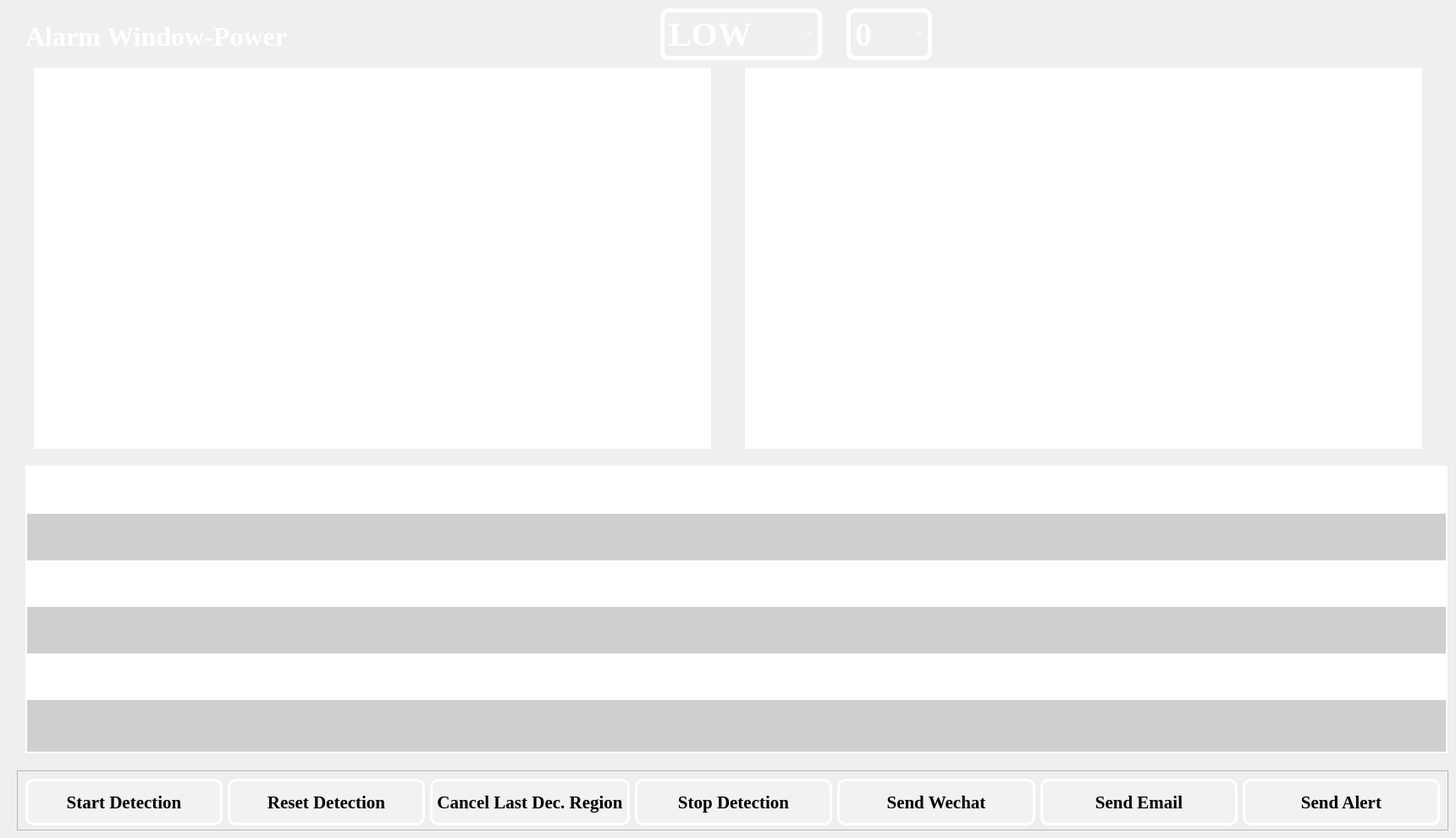
    <widget class="QWidget" name="page_7">
     <widget class="QLabel" name="label_8">
      <property name="geometry">
       <rect>
        <x>30</x>
        <y>20</y>
        <width>401</width>
        <height>45</height>
       </rect>
      </property>
      <property name="font">
       <font>
        <family>Times New Roman</family>
        <pointsize>24</pointsize>
        <weight>75</weight>
        <italic>false</italic>
        <bold>true</bold>
       </font>
      </property>
      <property name="styleSheet">
       <string notr="true">font: bold 24pt &quot;Times New Roman&quot;;
color: rgb(255, 255, 255);</string>
      </property>
      <property name="text">
       <string>Alarm Window-Power</string>
      </property>
     </widget>
     <widget class="QTableWidget" name="tableWidget_5">
      <property name="geometry">
       <rect>
        <x>30</x>
        <y>550</y>
        <width>1680</width>
        <height>340</height>
       </rect>
      </property>
      <property name="styleSheet">
       <string notr="true">QTableWidget {
    background-color: white;      /* 白色背景 */
    border: 2px solid white;      /* 白色边框 */
    border-radius: 0px;           /* 直角边框 */
	font: 13pt &quot;Times New Roman&quot;;
color:black;
}
QHeaderView::section {
    background-color: #2f5597;
    color: white;
padding:10px;
	font: bold 12pt &quot;Times New Roman&quot;;
gridline-color: #2f5597;
}
QTableView {
background-color:#white;    
alternate-background-color: #cfcfcf;
gridline-color: #a6a6a6;
text-align: center;
}
/* 强制覆盖角按钮样式 */
QTableWidget QTableCornerButton::section {
    background-color: #2f5597 !important;
}</string>
      </property>
      <property name="alternatingRowColors">
       <bool>true</bool>
      </property>
      <property name="showGrid">
       <bool>false</bool>
      </property>
      <property name="wordWrap">
       <bool>true</bool>
      </property>
      <property name="rowCount">
       <number>6</number>
      </property>
      <property name="columnCount">
       <number>4</number>
      </property>
      <attribute name="horizontalHeaderVisible">
       <bool>false</bool>
      </attribute>
      <attribute name="horizontalHeaderCascadingSectionResizes">
       <bool>false</bool>
      </attribute>
      <attribute name="horizontalHeaderMinimumSectionSize">
       <number>100</number>
      </attribute>
      <attribute name="horizontalHeaderDefaultSectionSize">
       <number>200</number>
      </attribute>
      <attribute name="horizontalHeaderShowSortIndicator" stdset="0">
       <bool>false</bool>
      </attribute>
      <attribute name="horizontalHeaderStretchLastSection">
       <bool>true</bool>
      </attribute>
      <attribute name="verticalHeaderVisible">
       <bool>false</bool>
      </attribute>
      <attribute name="verticalHeaderCascadingSectionResizes">
       <bool>false</bool>
      </attribute>
      <attribute name="verticalHeaderMinimumSectionSize">
       <number>50</number>
      </attribute>
      <attribute name="verticalHeaderDefaultSectionSize">
       <number>55</number>
      </attribute>
      <attribute name="verticalHeaderHighlightSections">
       <bool>true</bool>
      </attribute>
      <attribute name="verticalHeaderShowSortIndicator" stdset="0">
       <bool>false</bool>
      </attribute>
      <attribute name="verticalHeaderStretchLastSection">
       <bool>true</bool>
      </attribute>
      <row/>
      <row/>
      <row/>
      <row/>
      <row/>
      <row/>
      <column>
       <property name="text">
        <string>Date/Time</string>
       </property>
      </column>
      <column>
       <property name="text">
        <string>ID</string>
       </property>
      </column>
      <column>
       <property name="text">
        <string>Description</string>
       </property>
      </column>
      <column>
       <property name="text">
        <string>Status</string>
       </property>
      </column>
      <item row="0" column="0">
       <property name="text">
        <string/>
       </property>
      </item>
      <item row="0" column="1">
       <property name="text">
        <string/>
       </property>
      </item>
      <item row="1" column="1">
       <property name="text">
        <string/>
       </property>
      </item>
      <item row="2" column="1">
       <property name="text">
        <string/>
       </property>
      </item>
      <item row="3" column="1">
       <property name="text">
        <string/>
       </property>
      </item>
      <item row="4" column="1">
       <property name="text">
        <string/>
       </property>
      </item>
      <item row="5" column="1">
       <property name="text">
        <string/>
       </property>
      </item>
     </widget>
     <widget class="QFrame" name="frame_24">
      <property name="geometry">
       <rect>
        <x>880</x>
        <y>80</y>
        <width>800</width>
        <height>450</height>
       </rect>
      </property>
      <property name="styleSheet">
       <string notr="true">#frame_24{
 border-radius: 0px;           /* 直角边框 */
	background-color: rgb(255, 255, 255);
}</string>
      </property>
      <property name="frameShape">
       <enum>QFrame::StyledPanel</enum>
      </property>
      <property name="frameShadow">
       <enum>QFrame::Raised</enum>
      </property>
     </widget>
     <widget class="QFrame" name="frame_25">
      <property name="geometry">
       <rect>
        <x>40</x>
        <y>80</y>
        <width>800</width>
        <height>450</height>
       </rect>
      </property>
      <property name="styleSheet">
       <string notr="true">#frame_25{
 border-radius: 0px;           /* 直角边框 */
	background-color: rgb(255, 255, 255);
}</string>
      </property>
      <property name="frameShape">
       <enum>QFrame::StyledPanel</enum>
      </property>
      <property name="frameShadow">
       <enum>QFrame::Raised</enum>
      </property>
     </widget>
     <widget class="QFrame" name="frame_28">
      <property name="geometry">
       <rect>
        <x>20</x>
        <y>910</y>
        <width>1691</width>
        <height>71</height>
       </rect>
      </property>
      <property name="font">
       <font>
        <family>Times New Roman</family>
        <pointsize>16</pointsize>
       </font>
      </property>
      <property name="frameShape">
       <enum>QFrame::StyledPanel</enum>
      </property>
      <property name="frameShadow">
       <enum>QFrame::Raised</enum>
      </property>
      <layout class="QHBoxLayout" name="horizontalLayout_8">
       <item>
        <widget class="QPushButton" name="pushButton_46">
         <property name="minimumSize">
          <size>
           <width>0</width>
           <height>55</height>
          </size>
         </property>
         <property name="font">
          <font>
           <family>Times New Roman</family>
           <pointsize>16</pointsize>
           <weight>75</weight>
           <bold>true</bold>
          </font>
         </property>
         <property name="styleSheet">
          <string notr="true">
QPushButton {
    padding: 5px;
    border: 3px solid rgb(255, 255, 255);
    border-radius: 10px;
color:black;
	background-color: #f2f2f2;
}
/* 鼠标悬停效果 */
QPushButton:hover {
    background: rgb(190, 199, 211);

}

/* 按下效果 */
QPushButton:pressed {
   background: #4B6C8A;
}</string>
         </property>
         <property name="text">
          <string>Start Detection</string>
         </property>
        </widget>
       </item>
       <item>
        <widget class="QPushButton" name="pushButton_47">
         <property name="minimumSize">
          <size>
           <width>0</width>
           <height>55</height>
          </size>
         </property>
         <property name="font">
          <font>
           <family>Times New Roman</family>
           <pointsize>16</pointsize>
           <weight>75</weight>
           <bold>true</bold>
          </font>
         </property>
         <property name="styleSheet">
          <string notr="true">
QPushButton {
    padding: 5px;
    border: 3px solid rgb(255, 255, 255);
    border-radius: 10px;
color:black;
	background-color: #f2f2f2;
}
/* 鼠标悬停效果 */
QPushButton:hover {
    background: rgb(190, 199, 211);

}

/* 按下效果 */
QPushButton:pressed {
   background: #4B6C8A;
}</string>
         </property>
         <property name="text">
          <string>Reset Detection</string>
         </property>
        </widget>
       </item>
       <item>
        <widget class="QPushButton" name="pushButton_48">
         <property name="minimumSize">
          <size>
           <width>0</width>
           <height>55</height>
          </size>
         </property>
         <property name="font">
          <font>
           <family>Times New Roman</family>
           <pointsize>16</pointsize>
           <weight>75</weight>
           <bold>true</bold>
          </font>
         </property>
         <property name="styleSheet">
          <string notr="true">
QPushButton {
    padding: 5px;
    border: 3px solid rgb(255, 255, 255);
    border-radius: 10px;
color:black;
	background-color: #f2f2f2;
}
/* 鼠标悬停效果 */
QPushButton:hover {
    background: rgb(190, 199, 211);

}

/* 按下效果 */
QPushButton:pressed {
   background: #4B6C8A;
}</string>
         </property>
         <property name="text">
          <string>Cancel Last Dec. Region</string>
         </property>
        </widget>
       </item>
       <item>
        <widget class="QPushButton" name="pushButton_49">
         <property name="minimumSize">
          <size>
           <width>0</width>
           <height>55</height>
          </size>
         </property>
         <property name="font">
          <font>
           <family>Times New Roman</family>
           <pointsize>16</pointsize>
           <weight>75</weight>
           <bold>true</bold>
          </font>
         </property>
         <property name="styleSheet">
          <string notr="true">
QPushButton {
    padding: 5px;
    border: 3px solid rgb(255, 255, 255);
    border-radius: 10px;
color:black;
	background-color: #f2f2f2;
}
/* 鼠标悬停效果 */
QPushButton:hover {
    background: rgb(190, 199, 211);

}

/* 按下效果 */
QPushButton:pressed {
   background: #4B6C8A;
}</string>
         </property>
         <property name="text">
          <string>Stop Detection</string>
         </property>
        </widget>
       </item>
       <item>
        <widget class="QPushButton" name="pushButton_50">
         <property name="minimumSize">
          <size>
           <width>0</width>
           <height>55</height>
          </size>
         </property>
         <property name="font">
          <font>
           <family>Times New Roman</family>
           <pointsize>16</pointsize>
           <weight>75</weight>
           <bold>true</bold>
          </font>
         </property>
         <property name="styleSheet">
          <string notr="true">
QPushButton {
    padding: 5px;
    border: 3px solid rgb(255, 255, 255);
    border-radius: 10px;
color:black;
	background-color: #f2f2f2;
}
/* 鼠标悬停效果 */
QPushButton:hover {
    background: rgb(190, 199, 211);

}

/* 按下效果 */
QPushButton:pressed {
   background: #4B6C8A;
}</string>
         </property>
         <property name="text">
          <string>Send Wechat</string>
         </property>
        </widget>
       </item>
       <item>
        <widget class="QPushButton" name="pushButton_51">
         <property name="minimumSize">
          <size>
           <width>0</width>
           <height>55</height>
          </size>
         </property>
         <property name="font">
          <font>
           <family>Times New Roman</family>
           <pointsize>16</pointsize>
           <weight>75</weight>
           <bold>true</bold>
          </font>
         </property>
         <property name="styleSheet">
          <string notr="true">
QPushButton {
    padding: 5px;
    border: 3px solid rgb(255, 255, 255);
    border-radius: 10px;
color:black;
	background-color: #f2f2f2;
}
/* 鼠标悬停效果 */
QPushButton:hover {
    background: rgb(190, 199, 211);

}

/* 按下效果 */
QPushButton:pressed {
   background: #4B6C8A;
}</string>
         </property>
         <property name="text">
          <string>Send Email</string>
         </property>
        </widget>
       </item>
       <item>
        <widget class="QPushButton" name="pushButton_52">
         <property name="minimumSize">
          <size>
           <width>0</width>
           <height>55</height>
          </size>
         </property>
         <property name="font">
          <font>
           <family>Times New Roman</family>
           <pointsize>16</pointsize>
           <weight>75</weight>
           <bold>true</bold>
          </font>
         </property>
         <property name="styleSheet">
          <string notr="true">
QPushButton {
    padding: 5px;
    border: 3px solid rgb(255, 255, 255);
    border-radius: 10px;
color:black;
	background-color: #f2f2f2;
}
/* 鼠标悬停效果 */
QPushButton:hover {
    background: rgb(190, 199, 211);

}

/* 按下效果 */
QPushButton:pressed {
   background: #4B6C8A;
}</string>
         </property>
         <property name="text">
          <string>Send Alert</string>
         </property>
        </widget>
       </item>
      </layout>
     </widget>
     <widget class="QComboBox" name="comboBox_26">
      <property name="geometry">
       <rect>
        <x>780</x>
        <y>10</y>
        <width>191</width>
        <height>61</height>
       </rect>
      </property>
      <property name="font">
       <font>
        <family>Times New Roman</family>
        <pointsize>30</pointsize>
        <weight>75</weight>
        <bold>true</bold>
       </font>
      </property>
      <property name="styleSheet">
       <string notr="true">
QComboBox {
    padding: 5px;
    border: 5px solid rgb(255, 255, 255);
    border-radius: 10px;
background-color:transparent;
color:rgb(255, 255, 255)
}
QComboBox::drop-down {
    width: 20px;  /* 下拉箭头宽度 */
}</string>
      </property>
      <item>
       <property name="text">
        <string>LOW</string>
       </property>
      </item>
      <item>
       <property name="text">
        <string>SHS</string>
       </property>
      </item>
      <item>
       <property name="text">
        <string>KOT</string>
       </property>
      </item>
      <item>
       <property name="text">
        <string>UNI</string>
       </property>
      </item>
      <item>
       <property name="text">
        <string>TAP</string>
       </property>
      </item>
      <item>
       <property name="text">
        <string>ADM</string>
       </property>
      </item>
      <item>
       <property name="text">
        <string>EXC</string>
       </property>
      </item>
      <item>
       <property name="text">
        <string>NHUH</string>
       </property>
      </item>
      <item>
       <property name="text">
        <string>MKK</string>
       </property>
      </item>
      <item>
       <property name="text">
        <string>TAW</string>
       </property>
      </item>
      <item>
       <property name="text">
        <string>SHT</string>
       </property>
      </item>
      <item>
       <property name="text">
        <string>FOT</string>
       </property>
      </item>
      <item>
       <property name="text">
        <string>FAN</string>
       </property>
      </item>
      <item>
       <property name="text">
        <string>LMC</string>
       </property>
      </item>
      <item>
       <property name="text">
        <string>HUH</string>
       </property>
      </item>
      <item>
       <property name="text">
        <string>RAC</string>
       </property>
      </item>
      <item>
       <property name="text">
        <string>TWO</string>
       </property>
      </item>
     </widget>
     <widget class="QPushButton" name="pushButton_60">
      <property name="geometry">
       <rect>
        <x>1630</x>
        <y>20</y>
        <width>51</width>
        <height>51</height>
       </rect>
      </property>
      <property name="styleSheet">
       <string notr="true">
/* 基础样式（包含图标） */
QPushButton {
    
	border-image: url(:/icons/icons/暂停 (1).png);
    background: transparent; /* 防止背景覆盖 */
    border: none;            /* 移除默认边框 */
    padding: 0px;            /* 确保图片不被内边距挤压 */
border-radius:0px;
}

/* 鼠标悬停效果 */
QPushButton:hover {
    background:rgb(65, 119, 211);     /* 悬停时覆盖背景色 */
}

/* 按下效果 */
QPushButton:pressed {
    background: #4B6C8A;     /* 按下时覆盖背景色 */
}</string>
      </property>
      <property name="text">
       <string/>
      </property>
     </widget>
     <widget class="QComboBox" name="comboBox_33">
      <property name="geometry">
       <rect>
        <x>1000</x>
        <y>10</y>
        <width>101</width>
        <height>61</height>
       </rect>
      </property>
      <property name="font">
       <font>
        <family>Times New Roman</family>
        <pointsize>30</pointsize>
        <weight>75</weight>
        <bold>true</bold>
       </font>
      </property>
      <property name="styleSheet">
       <string notr="true">
QComboBox {
    padding: 5px;
    border: 5px solid rgb(255, 255, 255);
    border-radius: 10px;
background-color:transparent;
color:rgb(255, 255, 255)
}
QComboBox::drop-down {
    width: 20px;  /* 下拉箭头宽度 */
}</string>
      </property>
      <item>
       <property name="text">
        <string>0</string>
       </property>
      </item>
      <item>
       <property name="text">
        <string>1</string>
       </property>
      </item>
      <item>
       <property name="text">
        <string>2</string>
       </property>
      </item>
      <item>
       <property name="text">
        <string>3</string>
       </property>
      </item>
      <item>
       <property name="text">
        <string>4</string>
       </property>
      </item>
      <item>
       <property name="text">
        <string>5</string>
       </property>
      </item>
      <item>
       <property name="text">
        <string>6</string>
       </property>
      </item>
      <item>
       <property name="text">
        <string>7</string>
       </property>
      </item>
      <item>
       <property name="text">
        <string>8</string>
       </property>
      </item>
      <item>
       <property name="text">
        <string>9</string>
       </property>
      </item>
      <item>
       <property name="text">
        <string>10</string>
       </property>
      </item>
     </widget>
    </widget>
